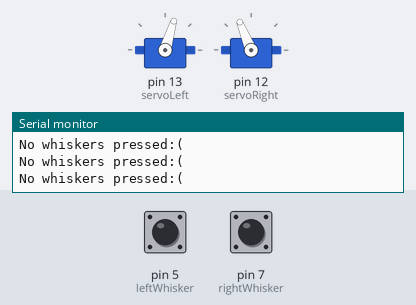
Bench run of a sketch on a simulated Arduino Uno, built with avr-gcc and run on an emulated ATmega328P. On the bench: 2 × servo, the last lines printed to the serial monitor. The test bench sets the inputs (shaded band); at power-on: pin 5 (leftWhisker) HIGH, pin 7 (rightWhisker) HIGH.

Above: at 1.6 s.
1.7 s: pin 5 (leftWhisker) pulled LOW for 0.5 s
At 2.17 s:
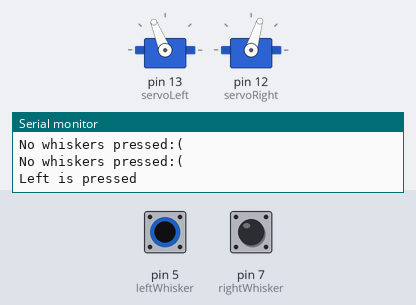
4.0 s: pin 7 (rightWhisker) pulled LOW for 1 s
At 4.6 s:
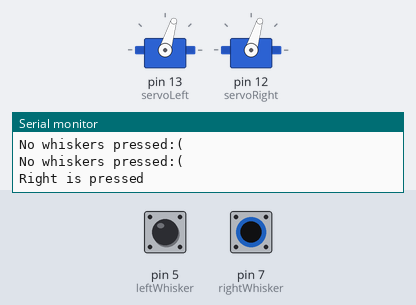
6.7 s: pin 7 (rightWhisker) pulled LOW for 3.2 s
At 10.4 s:
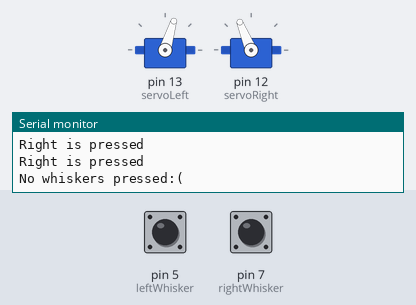
11.4 s: pin 5 (leftWhisker) pulled LOW for 3.2 s
At 12.21 s:
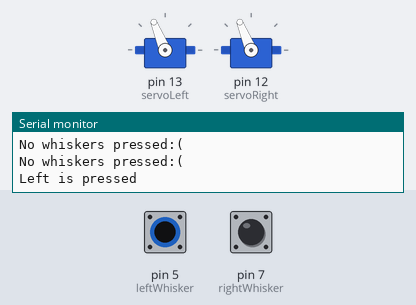
16.1 s: pin 5 (leftWhisker) driven LOW and pin 7 (rightWhisker) driven LOW
At 16.43 s:
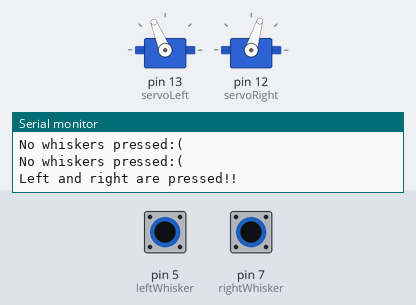
Timing chart, 0 to 20.1 s (numbered marks = the images above; inputs shaded):
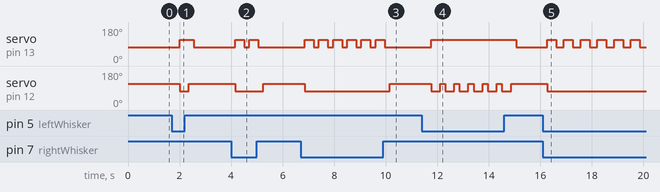

The sketch:

Escapebot.ino
```cpp
#include <Servo.h>

 int leftWhisker = 5;
 int rightWhisker = 7;
 Servo servoLeft;
 Servo servoRight;


void setup() {
  // put your setup code here, to run once:

  Serial.begin(9600);

pinMode(leftWhisker,INPUT);
pinMode(rightWhisker,INPUT);

servoLeft.attach(13);                      // Attach left signal to pin 13
  servoRight.attach(12);                     // Attach right signal to pin 12
  servoLeft.writeMicroseconds(1500);        // Calibrate left servo
  servoRight.writeMicroseconds(1500);

}

void Forward(){
  servoLeft.writeMicroseconds(1300);
  servoRight.writeMicroseconds(1700);
  }

void Backwards(){
  servoLeft.writeMicroseconds(1700);
  servoRight.writeMicroseconds(1300);
}

void Left(){
  servoLeft.writeMicroseconds(1300);   // Left wheel clockwise
  servoRight.writeMicroseconds(1300);  // Right wheel clockwise
}

void Right(){
  servoLeft.writeMicroseconds(1700);   // Left wheel counterclockwise
  servoRight.writeMicroseconds(1700); // Right wheel counterclockwise
}


void loop() {
  // put your main code here, to run repeatedly:


 int leftWhiskerValue = digitalRead(leftWhisker);
int rightWhiskerValue = digitalRead(rightWhisker);


 if(leftWhiskerValue == 0 && rightWhiskerValue == 0){
  Serial.println("Left and right are pressed!!");
 Backwards();
 delay(350);
 Left();
 delay(300);
  }


  else if(leftWhiskerValue == 0){
    Serial.println("Left is pressed");
    Backwards();
    delay(350);
    Right();
    delay(200);


    }
  else if(rightWhiskerValue == 0){
    Serial.println("Right is pressed");
    Backwards();
    delay(350);
    Left();
    delay(200);

    }
   else{
    Serial.println("No whiskers pressed:(");
    Forward();
    delay (400);
    }
  }
```

Measured:
- after the input at 1.7 s, servo on pin 13 (servoLeft): 73° → 112° after 0.30 s, → 73° 0.55 s later; servo on pin 12 (servoRight): 112° → 73° after 0.30 s, → 112° 0.35 s later
- after the input at 4.0 s, servo on pin 13 (servoLeft): alternates 112° for 0.35 s and 73° for 0.20 s, 4 changes in all, then stays 73°, starting after 0.15 s; servo on pin 12 (servoRight): 112° → 73° after 0.15 s, → 112° 1.1 s later
- after the input at 6.7 s, servo on pin 13 (servoLeft): alternates 112° for 0.35 s and 73° for 0.20 s, 12 changes in all, then stays 73°, starting after 0.16 s; servo on pin 12 (servoRight): 112° → 73° after 0.16 s, → 112° 3.3 s later
- after the input at 11.4 s, servo on pin 13 (servoLeft): 73° → 112° after 0.36 s, → 73° 3.3 s later; servo on pin 12 (servoRight): alternates 112° for 0.20 s and 73° for 0.35 s, 12 changes in all, then stays 112°, starting after 0.36 s
- after the input at 16.1 s, servo on pin 13 (servoLeft): alternates 112° for 0.35 s and 73° for 0.30 s, starting after 0.16 s; servo on pin 12 (servoRight): 112° → 73° after 0.16 s
